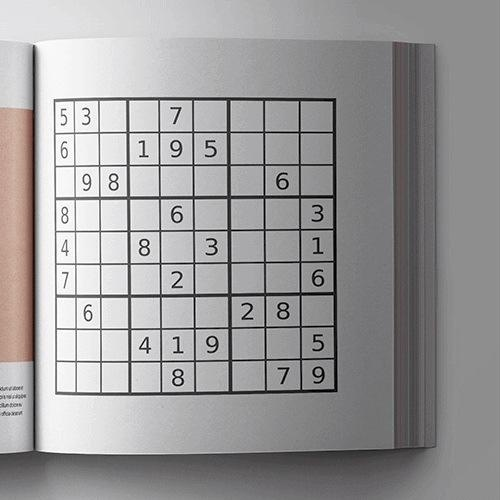
#> input picture Projects/Images/Segmentação/sudoku.jpeg, 500 x 500 px
$ python sudoku_adaptive.py
#> lines starting #> are read from the running program, lines starting #| are printed output that depends on the picture; after the words box and inside, x2 and y2 are one past the last pixel; in counts of white or black regions, pixels touching at a corner belong together
import cv2
from pathlib import Path
import numpy as np

path = Path().resolve().parent.parent.parent

sudoku = cv2.imread(f"{path}/Images/Segmentação/sudoku.jpeg")
#> sudoku is the input picture: shape (500, 500, 3); mean B, G, R 153.9, 153.6, 155.1

#Perspectiva sudoku:

width = 282
height = 292
src = np.float32([[55,99], [337,99],
                 [55,395], [337,392]])
dst = np.float32([[0,0], [width, 0],
                 [0, height], [width, height]])

matriz = cv2.getPerspectiveTransform(src, dst)
sudoku = cv2.warpPerspective(sudoku, matriz, (width, height))
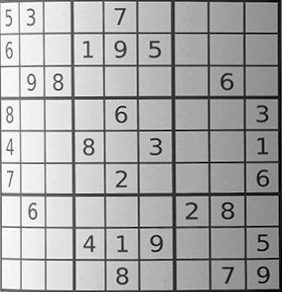
#> sudoku: shape (292, 282, 3); mean B, G, R 170.7, 169.9, 169.9

# Binarização:
gray = cv2.cvtColor(sudoku, cv2.COLOR_BGR2GRAY)
_, binaria_normal = cv2.threshold(gray, 125, 255, cv2.THRESH_BINARY_INV)
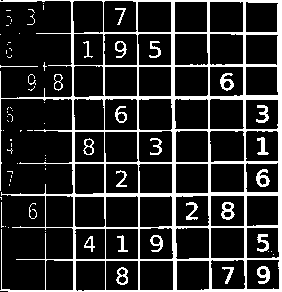
#> binaria_normal: shape (292, 282); 17% white; 77 white regions (50 under 20 px), largest, box (x1, y1, x2, y2) and area: (0, 0, 282, 292) 11610, (256, 169, 270, 187) 136, (221, 202, 235, 220) 136
adaptive_binary = cv2.adaptiveThreshold(gray, 255, cv2.ADAPTIVE_THRESH_MEAN_C,
                                        cv2.THRESH_BINARY_INV, 11, 10)
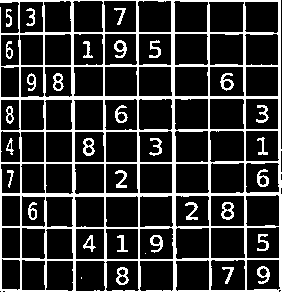
#> adaptive_binary: shape (292, 282); 20.1% white; 33 white regions (2 under 20 px), largest, box (x1, y1, x2, y2) and area: (0, 0, 282, 292) 13829, (221, 202, 234, 220) 124, (116, 267, 129, 285) 120

cv2.imshow("Sudoku", sudoku)
cv2.imshow("Binaria Global", binaria_normal)
cv2.imshow("Binaria adaptativa", adaptive_binary)

cv2.waitKey()
cv2.destroyAllWindows()
